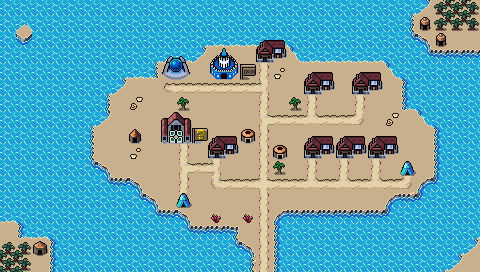

This game map was drawn from its Tiled (.tmx) file and the tilesets committed beside it. A one-line description and the trimmed map source follow:
An orthogonal 30x17 tile map with 16x16 px tiles, 4 tile layers (Background, Ground, Foreground, AboveSprites), 3 tilesets and 13 objects.

<map version="1.10" tiledversion="1.10.1" orientation="orthogonal" renderorder="right-down" width="30" height="17" tilewidth="16" tileheight="16" infinite="0" nextlayerid="6" nextobjectid="57">
 <editorsettings>
  <export target="wastetown..tmx" format="tmx" />
 </editorsettings>
 <tileset firstgid="1" source="../../tileset/main.tsx" />
 <tileset firstgid="10113" source="../../tileset/buildings.tsx" />
 <tileset firstgid="11905" source="../../tileset/buildings-nocollide.tsx" />
 <layer id="1" name="Background" width="30" height="17">
  <data>[510 cells, 510 non-empty, 21 distinct tile ids]</data>
 </layer>
 <layer id="2" name="Ground" width="30" height="17">
  <data>[510 cells, 62 non-empty, 14 distinct tile ids]</data>
 </layer>
 <layer id="3" name="Foreground" width="30" height="17">
  <properties>
   <property name="spriteLayer" type="bool" value="true" />
  </properties>
  <data>[510 cells, 46 non-empty, 27 distinct tile ids]</data>
 </layer>
 <layer id="5" name="AboveSprites" width="30" height="17">
  <data>[510 cells, 19 non-empty, 7 distinct tile ids]</data>
 </layer>
 <objectgroup id="4" name="Objects">
  <object id="38" template="../../obj/entry_up.tx" x="256" y="271" />
  <object id="41" template="../../obj/shop.tx" x="304" y="98">
   <properties>
    <property name="commonShopList" value="Merfolk,Wizard,Bird4Blue,Sliver2Blue,     Rogue4Blue,Spirit4Blue,Pirate4Blue" />
    <property name="mythicShopList" value="Planeswalker,WUBRG,Vehicle,Artifact,Equip,Wand,Legend4Blue,Mutants" />
    <property name="rareShopList" value="Azorius,Izzet,Simic,Dimir,Creature6Blue,Multicolor,Land4Blue,PhyrexianBlue,Mutants,Horrors,Shapeshifter,Sphinx,LargeSeaCreatures" />
    <property name="uncommonShopList" value="Creature2Blue,Creature,Blue" />
   </properties>
  </object>
  <object id="42" template="../../obj/shop.tx" x="368" y="162">
   <properties>
    <property name="commonShopList" value="Merfolk,Wizard,Bird4Blue,Sliver2Blue,     Rogue4Blue,Spirit4Blue,Pirate4Blue" />
    <property name="mythicShopList" value="Planeswalker,WUBRG,Vehicle,Artifact,Equip,Wand,Legend4Blue,Mutants" />
    <property name="rareShopList" value="Azorius,Izzet,Simic,Dimir,Creature6Blue,Multicolor,Land4Blue,PhyrexianBlue,Mutants,Horrors,Shapeshifter,Sphinx,LargeSeaCreatures" />
    <property name="uncommonShopList" value="Creature2Blue,Creature,Blue" />
   </properties>
  </object>
  <object id="43" template="../../obj/shop.tx" x="353" y="98">
   <properties>
    <property name="commonShopList" value="Merfolk,Wizard,Bird4Blue,Sliver2Blue,     Rogue4Blue,Spirit4Blue,Pirate4Blue" />
    <property name="mythicShopList" value="Planeswalker,WUBRG,Vehicle,Artifact,Equip,Wand,Legend4Blue,Mutants" />
    <property name="rareShopList" value="Azorius,Izzet,Simic,Dimir,Creature6Blue,Multicolor,Land4Blue,PhyrexianBlue,Mutants,Horrors,Shapeshifter,Sphinx,LargeSeaCreatures" />
    <property name="uncommonShopList" value="Creature2Blue,Creature,Blue" />
   </properties>
  </object>
  <object id="44" template="../../obj/shop.tx" x="208" y="162">
   <properties>
    <property name="commonShopList" value="Merfolk,Wizard,Bird4Blue,Sliver2Blue,     Rogue4Blue,Spirit4Blue,Pirate4Blue" />
    <property name="mythicShopList" value="Planeswalker,WUBRG,Vehicle,Artifact,Equip,Wand,Legend4Blue,Mutants" />
    <property name="rareShopList" value="Azorius,Izzet,Simic,Dimir,Creature6Blue,Multicolor,Land4Blue,PhyrexianBlue,Mutants,Horrors,Shapeshifter,Sphinx,LargeSeaCreatures" />
    <property name="uncommonShopList" value="Creature2Blue,Creature,Blue" />
   </properties>
  </object>
  <object id="45" template="../../obj/shop.tx" x="304" y="162">
   <properties>
    <property name="commonShopList" value="Merfolk,Wizard,Bird4Blue,Sliver2Blue,     Rogue4Blue,Spirit4Blue,Pirate4Blue" />
    <property name="mythicShopList" value="Planeswalker,WUBRG,Vehicle,Artifact,Equip,Wand,Legend4Blue,Mutants" />
    <property name="rareShopList" value="Azorius,Izzet,Simic,Dimir,Creature6Blue,Multicolor,Land4Blue,PhyrexianBlue,Mutants,Horrors,Shapeshifter,Sphinx,LargeSeaCreatures" />
    <property name="uncommonShopList" value="Creature2Blue,Creature,Blue" />
   </properties>
  </object>
  <object id="46" template="../../obj/shop.tx" x="336" y="162">
   <properties>
    <property name="commonShopList" value="Merfolk,Wizard,Bird4Blue,Sliver2Blue,     Rogue4Blue,Spirit4Blue,Pirate4Blue" />
    <property name="mythicShopList" value="Planeswalker,WUBRG,Vehicle,Artifact,Equip,Wand,Legend4Blue,Mutants" />
    <property name="rareShopList" value="Azorius,Izzet,Simic,Dimir,Creature6Blue,Multicolor,Land4Blue,PhyrexianBlue,Mutants,Horrors,Shapeshifter,Sphinx,LargeSeaCreatures" />
    <property name="uncommonShopList" value="Creature2Blue,Creature,Blue" />
   </properties>
  </object>
  <object id="47" template="../../obj/inn.tx" x="215" y="82" />
  <object id="48" template="../../obj/shop.tx" x="173.75" y="209.75" width="20.75" height="18.75">
   <properties>
    <property name="commonShopList" value="Island" />
    <property name="noRestock" type="bool" value="true" />
   </properties>
  </object>
  <object id="52" template="../../obj/quest.tx" x="159" y="146" width="34" height="16">
   <properties>
    <property name="questtype" value="island_town_tribal" />
   </properties>
  </object>
  <object id="53" template="../../obj/shardtrader.tx" x="398" y="178" />
  <object id="55" template="../../obj/shop.tx" x="168" y="82">
   <properties>
    <property name="commonShopList" value="BoosterPackShop,AlphaBoosterPackShop,BetaBoosterPackShop,GammaBoosterPackShop,DeltaBoosterPackShop,BlueBoosterPackShop,Merfolk,Wizard,Bird4Blue,Sliver2Blue,     Rogue4Blue,Spirit4Blue,Pirate4Blue" />
    <property name="mythicShopList" value="Planeswalker,WUBRG,Vehicle,Artifact,Equip,Wand,Legend4Blue" />
    <property name="rareShopList" value="Azorius,Izzet,Simic,Dimir,Creature6Blue,Multicolor,Land4Blue,PhyrexianBlue" />
    <property name="uncommonShopList" value="Creature2Blue,Creature,Blue" />
   </properties>
  </object>
  <object id="56" template="../../obj/shop.tx" x="256" y="66">
   <properties>
    <property name="commonShopList" value="Merfolk,Wizard,Bird4Blue,Sliver2Blue,     Rogue4Blue,Spirit4Blue,Pirate4Blue" />
    <property name="mythicShopList" value="Planeswalker,WUBRG,Vehicle,Artifact,Equip,Wand,Legend4Blue,Mutants" />
    <property name="rareShopList" value="Azorius,Izzet,Simic,Dimir,Creature6Blue,Multicolor,Land4Blue,PhyrexianBlue,Mutants,Horrors,Shapeshifter,Sphinx,LargeSeaCreatures" />
    <property name="uncommonShopList" value="Creature2Blue,Creature,Blue" />
   </properties>
  </object>
 </objectgroup>
</map>
